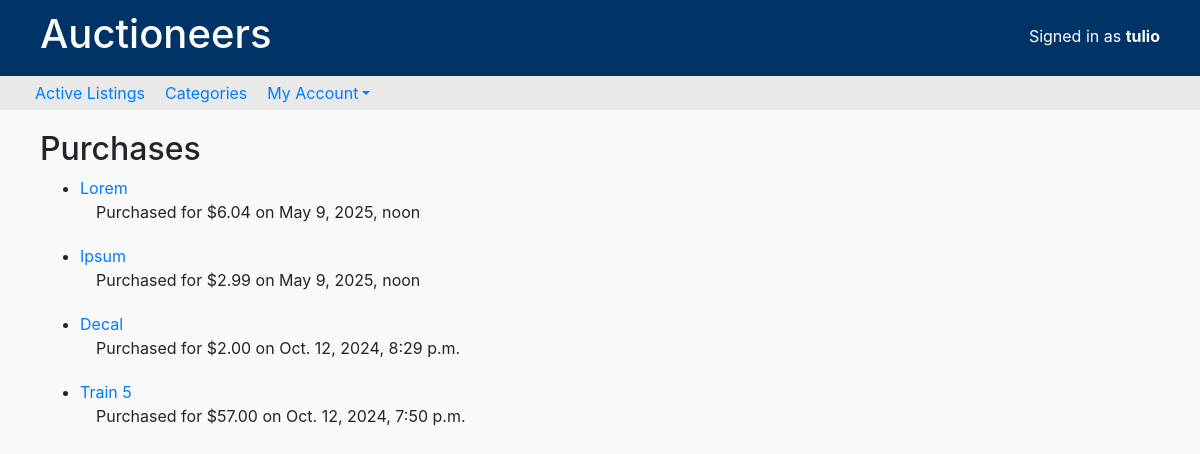
Before: /purchases/ (signed in) with the older database file.
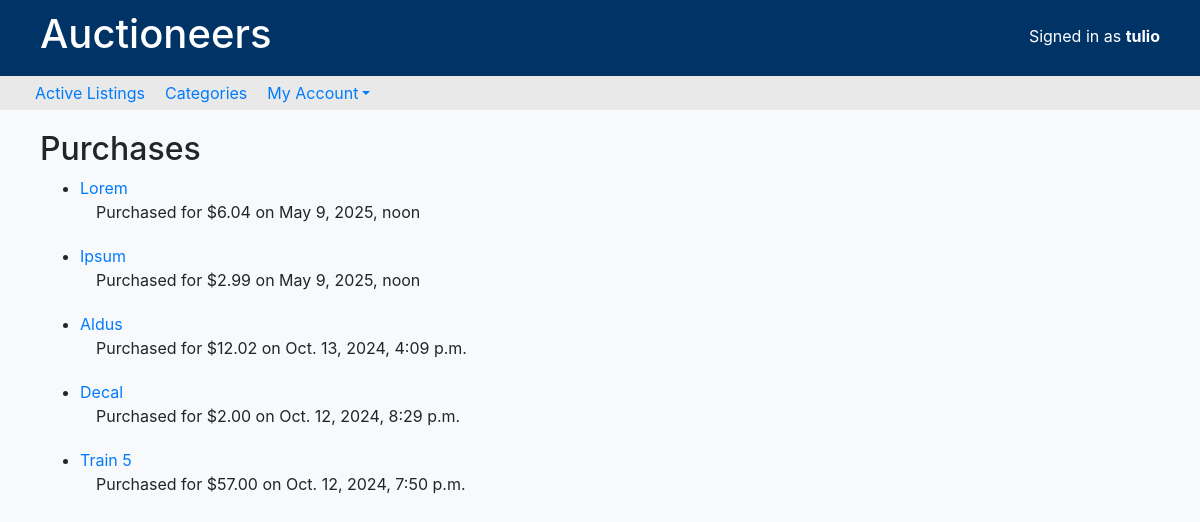
After: the same page with the newer database file.
### auctions/models.py (models this page shows, shortened)
class Auction_Listing(models.Model):
    category = models.ForeignKey(
        Category, on_delete=models.PROTECT, related_name="listings"
    )
    title = models.CharField(max_length=25)
    description = models.TextField()
    image = models.FileField(
        upload_to="media/", blank=False, default="media/placeholder.jpg"
    )
    quantity = models.IntegerField()
    price = models.DecimalField(max_digits=10, decimal_places=2)
    current_bid = models.ForeignKey(
        "Bid", on_delete=models.PROTECT, related_name="listings", null=True, blank=True
    )
    seller = models.ForeignKey(User, on_delete=models.CASCADE, related_name="listings")
    timestamp = models.DateTimeField(auto_now_add=True)
    closing_time = models.DateTimeField(blank=False)
    is_open = models.BooleanField(default=True)
    comment = models.ForeignKey(
        "Comment",
        on_delete=models.SET_NULL,
        default=None,
        null=True,
        blank=True,
        related_name="comments",
    )

### auctions/views.py (the view)
# urls.py: path("purchases/", views.purchases, name="purchases"),
def purchases(request):
    if request.user.is_authenticated:
        purchases = request.user.purchases.all()
    else:
        purchases = []
    return render(request, "auctions/purchases.html", {"purchases": purchases})

### auctions/templates/auctions/purchases.html
{% extends "auctions/layout.html" %} {% block body %}
<h2>Purchases</h2>
<div>
  {% if user.is_authenticated %} {% if purchases %}
  <ul>
    {% for listing in purchases %}
    <li id="list">
      <a href="{% url 'listing_detail' listing.id  %}">{{ listing.title }}</a>
      <div>
        &emsp;Purchased for ${{ listing.price }} on {{ listing.closing_time }}
      </div>
    </li>
    {% endfor %}
  </ul>
  {% else %} No purchases found. {% endif %} {% endif %}
</div>
{% endblock %}

Changed rows visible on the page:
now on this page (row edited): Auction_Listing: title "Aldus", price "12.02", closing_time "Oct. 13, 2024, 4:09 p.m."
